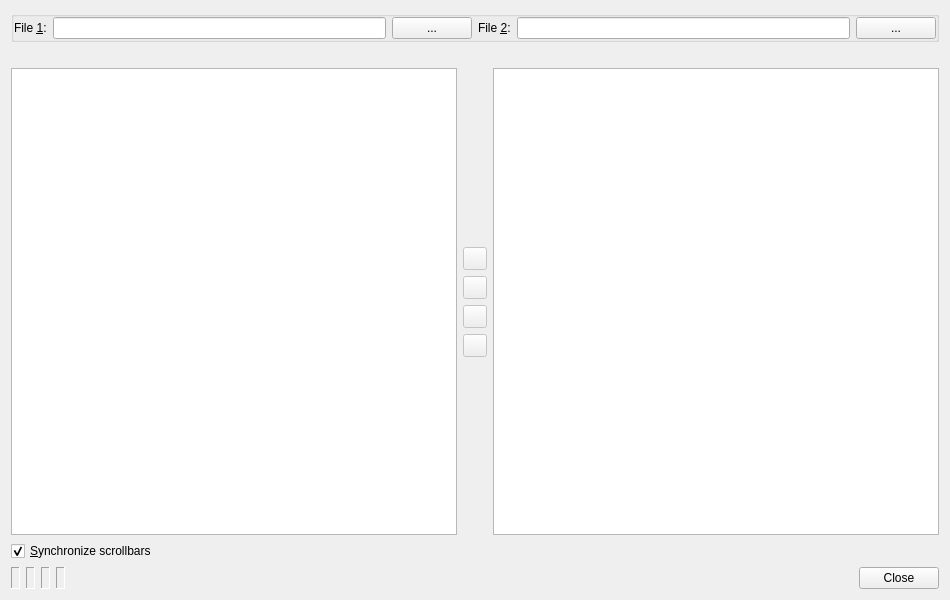
<ui version="4.0" >
 <class>CompareDialog</class>
 <widget class="QWidget" name="CompareDialog" >
  <property name="geometry" >
   <rect>
    <x>0</x>
    <y>0</y>
    <width>950</width>
    <height>600</height>
   </rect>
  </property>
  <property name="windowTitle" >
   <string>File Comparison</string>
  </property>
  <layout class="QVBoxLayout" name="verticalLayout" >
   <item>
    <widget class="QGroupBox" name="filesGroup" >
     <property name="title" >
      <string/>
     </property>
     <property name="flat" >
      <bool>true</bool>
     </property>
     <layout class="QHBoxLayout" name="horizontalLayout_3" >
      <property name="margin" >
       <number>0</number>
      </property>
      <item>
       <widget class="QLabel" name="textLabel1" >
        <property name="text" >
         <string>File &amp;1:</string>
        </property>
        <property name="buddy" >
         <cstring>file1Edit</cstring>
        </property>
       </widget>
      </item>
      <item>
       <widget class="QLineEdit" name="file1Edit" >
        <property name="toolTip" >
         <string>Enter the name of the first file</string>
        </property>
       </widget>
      </item>
      <item>
       <widget class="QPushButton" name="file1Button" >
        <property name="toolTip" >
         <string>Press to select the file via a file selection dialog</string>
        </property>
        <property name="text" >
         <string>...</string>
        </property>
       </widget>
      </item>
      <item>
       <widget class="QLabel" name="textLabel2" >
        <property name="text" >
         <string>File &amp;2:</string>
        </property>
        <property name="buddy" >
         <cstring>file1Edit</cstring>
        </property>
       </widget>
      </item>
      <item>
       <widget class="QLineEdit" name="file2Edit" >
        <property name="toolTip" >
         <string>Enter the name of the second file</string>
        </property>
       </widget>
      </item>
      <item>
       <widget class="QPushButton" name="file2Button" >
        <property name="toolTip" >
         <string>Press to select the file via a file selection dialog</string>
        </property>
        <property name="text" >
         <string>...</string>
        </property>
       </widget>
      </item>
     </layout>
    </widget>
   </item>
   <item>
    <layout class="QGridLayout" name="gridLayout" >
     <item row="0" column="0" >
      <widget class="QLabel" name="file1Label" >
       <property name="text" >
        <string/>
       </property>
       <property name="wordWrap" >
        <bool>true</bool>
       </property>
      </widget>
     </item>
     <item row="0" column="2" >
      <widget class="QLabel" name="file2Label" >
       <property name="text" >
        <string/>
       </property>
       <property name="wordWrap" >
        <bool>true</bool>
       </property>
      </widget>
     </item>
     <item row="1" column="0" >
      <widget class="QTextEdit" name="contents_1" >
       <property name="focusPolicy" >
        <enum>Qt::NoFocus</enum>
       </property>
       <property name="lineWrapMode" >
        <enum>QTextEdit::NoWrap</enum>
       </property>
       <property name="readOnly" >
        <bool>true</bool>
       </property>
       <property name="tabStopWidth" >
        <number>8</number>
       </property>
       <property name="acceptRichText" >
        <bool>false</bool>
       </property>
      </widget>
     </item>
     <item row="1" column="1" >
      <layout class="QVBoxLayout" >
       <item>
        <spacer>
         <property name="orientation" >
          <enum>Qt::Vertical</enum>
         </property>
         <property name="sizeHint" stdset="0" >
          <size>
           <width>20</width>
           <height>101</height>
          </size>
         </property>
        </spacer>
       </item>
       <item>
        <widget class="QToolButton" name="firstButton" >
         <property name="enabled" >
          <bool>false</bool>
         </property>
         <property name="toolTip" >
          <string>Press to move to the first difference</string>
         </property>
        </widget>
       </item>
       <item>
        <widget class="QToolButton" name="upButton" >
         <property name="enabled" >
          <bool>false</bool>
         </property>
         <property name="toolTip" >
          <string>Press to move to the previous difference</string>
         </property>
        </widget>
       </item>
       <item>
        <widget class="QToolButton" name="downButton" >
         <property name="enabled" >
          <bool>false</bool>
         </property>
         <property name="toolTip" >
          <string>Press to move to the next difference</string>
         </property>
        </widget>
       </item>
       <item>
        <widget class="QToolButton" name="lastButton" >
         <property name="enabled" >
          <bool>false</bool>
         </property>
         <property name="toolTip" >
          <string>Press to move to the last difference</string>
         </property>
        </widget>
       </item>
       <item>
        <spacer>
         <property name="orientation" >
          <enum>Qt::Vertical</enum>
         </property>
         <property name="sizeHint" stdset="0" >
          <size>
           <width>20</width>
           <height>101</height>
          </size>
         </property>
        </spacer>
       </item>
      </layout>
     </item>
     <item row="1" column="2" >
      <widget class="QTextEdit" name="contents_2" >
       <property name="focusPolicy" >
        <enum>Qt::NoFocus</enum>
       </property>
       <property name="lineWrapMode" >
        <enum>QTextEdit::NoWrap</enum>
       </property>
       <property name="readOnly" >
        <bool>true</bool>
       </property>
       <property name="tabStopWidth" >
        <number>8</number>
       </property>
       <property name="acceptRichText" >
        <bool>false</bool>
       </property>
      </widget>
     </item>
    </layout>
   </item>
   <item>
    <widget class="QCheckBox" name="synchronizeCheckBox" >
     <property name="toolTip" >
      <string>Select, if the scrollbars should be synchronized</string>
     </property>
     <property name="text" >
      <string>&amp;Synchronize scrollbars</string>
     </property>
     <property name="shortcut" >
      <string>Alt+S</string>
     </property>
     <property name="checked" >
      <bool>true</bool>
     </property>
    </widget>
   </item>
   <item>
    <layout class="QHBoxLayout" name="horizontalLayout" >
     <item>
      <widget class="QLabel" name="totalLabel" >
       <property name="frameShape" >
        <enum>QFrame::Panel</enum>
       </property>
       <property name="frameShadow" >
        <enum>QFrame::Sunken</enum>
       </property>
      </widget>
     </item>
     <item>
      <widget class="QLabel" name="changedLabel" >
       <property name="frameShape" >
        <enum>QFrame::Panel</enum>
       </property>
       <property name="frameShadow" >
        <enum>QFrame::Sunken</enum>
       </property>
      </widget>
     </item>
     <item>
      <widget class="QLabel" name="addedLabel" >
       <property name="frameShape" >
        <enum>QFrame::Panel</enum>
       </property>
       <property name="frameShadow" >
        <enum>QFrame::Sunken</enum>
       </property>
      </widget>
     </item>
     <item>
      <widget class="QLabel" name="deletedLabel" >
       <property name="frameShape" >
        <enum>QFrame::Panel</enum>
       </property>
       <property name="frameShadow" >
        <enum>QFrame::Sunken</enum>
       </property>
      </widget>
     </item>
     <item>
      <widget class="QDialogButtonBox" name="buttonBox" >
       <property name="orientation" >
        <enum>Qt::Horizontal</enum>
       </property>
       <property name="standardButtons" >
        <set>QDialogButtonBox::Close</set>
       </property>
      </widget>
     </item>
    </layout>
   </item>
  </layout>
 </widget>
 <tabstops>
  <tabstop>file1Edit</tabstop>
  <tabstop>file1Button</tabstop>
  <tabstop>file2Edit</tabstop>
  <tabstop>file2Button</tabstop>
  <tabstop>synchronizeCheckBox</tabstop>
  <tabstop>firstButton</tabstop>
  <tabstop>upButton</tabstop>
  <tabstop>downButton</tabstop>
  <tabstop>lastButton</tabstop>
 </tabstops>
 <resources/>
 <connections>
  <connection>
   <sender>buttonBox</sender>
   <signal>rejected()</signal>
   <receiver>CompareDialog</receiver>
   <slot>close()</slot>
   <hints>
    <hint type="sourcelabel" >
     <x>102</x>
     <y>580</y>
    </hint>
    <hint type="destinationlabel" >
     <x>104</x>
     <y>599</y>
    </hint>
   </hints>
  </connection>
 </connections>
</ui>
